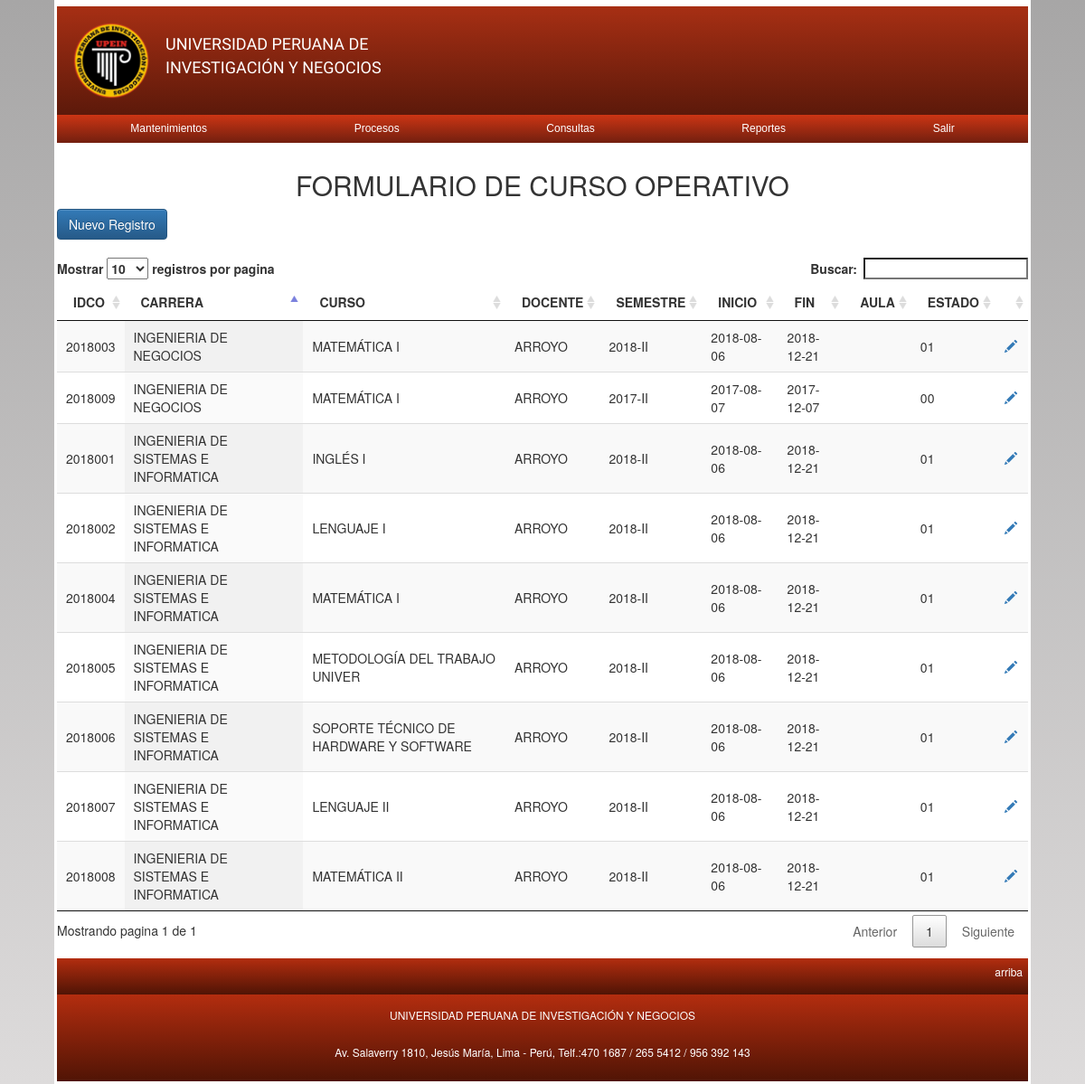
Page /proceso/academico/p_a_cursoo.php (signed in) on the earlier database version.
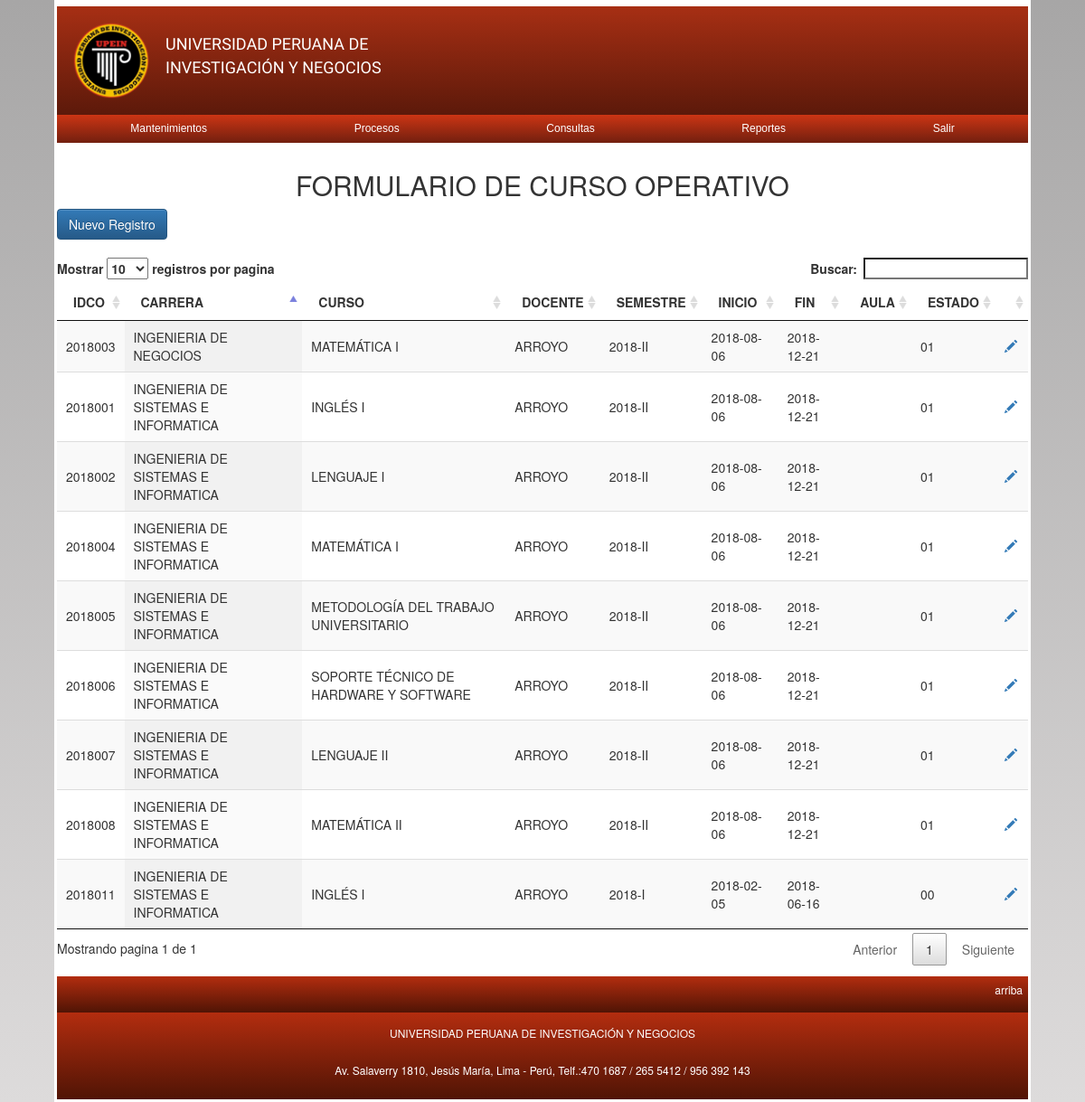
Same page on the later database version.
### tables this page shows
CREATE TABLE `tbl_curso_operativo` (
  `IDCO` char(7) NOT NULL DEFAULT '',
  `IDCursos` varchar(8) DEFAULT NULL,
  `IDDocente` varchar(10) DEFAULT NULL,
  `IDSemestre` int(11) DEFAULT NULL,
  `IDAula` int(11) NOT NULL,
  `F_exParcial` datetime DEFAULT NULL,
  `F_exFinal` datetime DEFAULT NULL,
  `F_exSusti` datetime DEFAULT NULL,
  `Estado` char(2) DEFAULT NULL
);

CREATE TABLE `tbl_carrera` (
  `IDCarrera` varchar(4) NOT NULL DEFAULT '',
  `Descripcion` varchar(60) DEFAULT NULL,
  `Duracion` int(11) DEFAULT NULL,
  `Cant_creditos` int(11) DEFAULT NULL,
  `Pension` double DEFAULT NULL,
  `Nro_pensiones` int(11) DEFAULT NULL,
  `Costo_matricula` double DEFAULT NULL,
  `Estado` char(2) DEFAULT NULL,
  `IDFacultad` int(11) DEFAULT NULL
);

CREATE TABLE `tbl_cursos` (
  `Año` int(11) NOT NULL,
  `Semestre` varchar(2) NOT NULL,
  `IDCursos` varchar(8) NOT NULL DEFAULT '',
  `Descripcion` varchar(100) DEFAULT NULL,
  `IDCarrera` varchar(4) NOT NULL,
  `Tipo_Curso` varchar(1) DEFAULT NULL,
  `IDCiclo` int(11) DEFAULT NULL,
  `IDPrerequisito` varchar(8) NOT NULL,
  `Creditos` int(11) DEFAULT NULL,
  `Rcreditos` int(11) DEFAULT NULL,
  `HorasTeoricas` int(5) DEFAULT NULL,
  `HorasPractica` int(5) DEFAULT NULL,
  `Tipo` char(1) DEFAULT NULL,
  `IDTA` int(11) NOT NULL,
  `Estado` char(2) DEFAULT NULL
);

CREATE TABLE `tbl_docente` (
  `IDDocente` varchar(10) NOT NULL DEFAULT '',
  `Tipo_doc` varchar(30) DEFAULT NULL,
  `N_documento` varchar(20) DEFAULT NULL,
  `Nombres` varchar(30) DEFAULT NULL,
  `Apellidos` varchar(60) DEFAULT NULL,
  `Fecha_nac` date DEFAULT NULL,
  `Direccion` varchar(60) DEFAULT NULL,
  `Cod_Dist` varchar(10) NOT NULL,
  `Telf_fijo` varchar(15) NOT NULL,
  `Telf_celular` varchar(15) NOT NULL,
  `Email` varchar(50) NOT NULL,
  `Categoria` varchar(100) NOT NULL,
  `Regi_dedicacion` varchar(10) NOT NULL,
  `Tiem_labores` int(11) NOT NULL,
  `Estado` varchar(10) DEFAULT NULL
);

CREATE TABLE `tbl_semestre` (
  `IDSemestre` int(11) NOT NULL,
  `Descripcion` varchar(10) DEFAULT NULL,
  `Nro_pagos` int(11) DEFAULT NULL,
  `Fecha_Inicio` date DEFAULT NULL,
  `Fecha_Fin` date DEFAULT NULL,
  `Detalle` varchar(40) DEFAULT NULL,
  `nro_notas` tinyint(4) DEFAULT NULL,
  `Estado` varchar(2) DEFAULT NULL
);

### proceso/academico/p_a_cursoo.php (the view, shortened to what this page needs)
<?php
	require '../../conexion.php';
	$sql = "SELECT co.IDCO AS id, c.Descripcion AS curso, d.Apellidos AS profe, s.Descripcion AS semestre,s.Fecha_Inicio AS inicio,s.Fecha_Fin AS fin, a.Descripcion AS aula, co.Estado AS estado,ca.Descripcion AS carrera";
    $sql.=" FROM (((((tbl_curso_operativo AS co INNER JOIN tbl_cursos AS c ON co.IDCursos=c.IDCursos) INNER JOIN tbl_docente AS d ON co.IDDocente=d.IDDocente) INNER JOIN tbl_semestre AS s ON co.IDSemestre=s.IDSemestre) LEFT JOIN tbl_aula AS a ON co.IDAula=a.IDAula) INNER JOIN tbl_carrera AS ca ON c.IDCarrera=ca.IDCarrera)";
	$resultado = $mysqli->query($sql);
?>
<!DOCTYPE html>
<html lang="es">
<head>
    <link href="../../css/bootstrap.min.css" rel="stylesheet">
	<link href="../../css/bootstrap-theme.css" rel="stylesheet">
	<link href="../../css/jquery.dataTables.min.css" rel="stylesheet">
	<link rel="stylesheet" href="../../css/estilos.css">
</head>
<body>
	<div class="contenedor">
        <?php include '../../nav.php';?>
		<div class="container">
				<div class="row">
					<h2 style="text-align:center">FORMULARIO DE CURSO OPERATIVO</h2>
				</div>
                <div class="row">
					<a href="p_a_co_nuevo.php" class="btn btn-primary">Nuevo Registro</a>
				</div>
				<br>
				<div class="row table-responsive">
					<table class="display" id="mitabla">
						<thead>
							<tr>
								<th>IDCO</th>
								<th>CARRERA</th>
								<th>CURSO</th>
                                <th>DOCENTE</th>
                                <th>SEMESTRE</th>
								<th>INICIO</th>
								<th>FIN</th>
                                <th>AULA</th>
								<th>ESTADO</th>
                                <th></th>
							</tr>
						</thead>
						<tbody>
							<?php while($row = $resultado->fetch_array(MYSQLI_ASSOC)) { ?>
								<tr>
									<td><?php echo $row['id'];?></td>
									<td><?php echo $row['carrera'];?></td>
									<td><?php echo $row['curso'];?></td>
									<td><?php echo $row['profe'];?></td>
                                    <td><?php echo $row['semestre'];?></td>
									<td><?php echo $row['inicio'];?></td>
									<td><?php echo $row['fin'];?></td>
                                    <td><?php echo $row['aula'];?></td>
                                    <td><?php echo $row['estado'];?></td>
									<td><a href="#"><span class="glyphicon glyphicon-pencil"></span></a></td>
								</tr>
							<?php } ?>
						</tbody>
					</table>
				</div>
			</div>
		<footer>
			<div class="arriba"><a href="#header">arriba</a></div>
			<div class="p_footer">
				<p>UNIVERSIDAD PERUANA DE INVESTIGACIÓN Y NEGOCIOS</p>
				<p>Av. Salaverry 1810, Jesús María, Lima - Perú, Telf.:470 1687 / 265 5412 / 956 392 143</p>
			</div>
		</footer>
	</div>
</body>
</html>

### nav.php (shortened to what this page needs)
<header id="header">
	<div class="banner">
        <a href="../../welcome.php">
            <img class="l_upein" src="../../img/logo_upein.png" alt="Logo_upein">
        </a>
		<div class="p_p">
			<p class="p_upein">
                <a href="../../welcome.php" style="text-decoration:none;color:white;">
                    UNIVERSIDAD PERUANA DE</br>INVESTIGACIÓN Y NEGOCIOS
                </a>
            </p>
		</div>
	</div>
</header>
<nav>
	<ul>
		<li><a href="#">Mantenimientos</a>
		</li>
		<li><a href="#">Procesos</a>
			</li>
			<li><a href="#">Consultas</a>
			</li>
			<li><a href="#">Reportes</a>
			</li>
		<li><a href="../../logout.php">Salir</a></li>
	</ul>
</nav>

### css/estilos.css (style rules this page uses)
* { padding: 0px; margin: 0px; }
.l_upein { width: 8vw; height: 8vw; margin: 1vw; }
footer div { background: linear-gradient(rgb(179, 45, 15),rgb(80, 20, 5)); font-size: 1vw; color: white; }
.arriba { height: 5vh; display: flex; flex-direction: row-reverse; }
.arriba a { padding:.5vw; text-decoration: none; color:white; }
.p_footer { display: flex; height: 8vw; text-align: center; flex-direction: column; justify-content: space-evenly; }
.banner { background: linear-gradient(rgb(167, 47, 20),rgb(92, 25, 10)); display: flex; flex-direction: row; margin-top:.3vw; }
.p_p { display:flex; flex-direction: column; justify-content: center; }
.p_upein { font-family: 'Alfa Slab One', cursive; font-family: 'Ultra', serif; color: white; font-size: 1.5vw; }
.contenedor { padding: 0; width: 90vw; margin: auto; border: .3vw white solid; background: white; }
.container { background-color: white; width: 100%; margin-bottom:1vw; }
body { background: linear-gradient(#A7A6A6,#DDDBDB); }
ul { z-index: 999999999; background: linear-gradient(rgb(204, 53, 20),rgb(114, 31, 15)); display: flex; justify-content: space-around; list-style: none; font-size: 1vw; font-family: Arial, Helvetica, sans-serif; }
ul li a { text-decoration: none; color:#fff; display: block; padding: .6vw; }

Differences in the rows shown:
removed tbl_curso_operativo: IDCO "2018009", tbl_carrera.Descripcion "INGENIERIA DE NEGOCIOS", IDCursos.Descripcion "MATEMÁTICA I", IDDocente.Apellidos "ARROYO", IDSemestre.Descripcion "2017-II", IDSemestre.Fecha_Inicio "2017-08-07", IDSemestre.Fecha_Fin "2017-12-07", Estado "00"
changed through a linked row, tbl_curso_operativo id 2018005: IDCursos.Descripcion "METODOLOGÍA DEL TRABAJO UNIVER" → "METODOLOGÍA DEL TRABAJO UNIVERSITARIO"
added tbl_curso_operativo: IDCO "2018011", tbl_carrera.Descripcion "INGENIERIA DE SISTEMAS E INFORMATICA", IDCursos.Descripcion "INGLÉS I", IDDocente.Apellidos "ARROYO", IDSemestre.Descripcion "2018-I", IDSemestre.Fecha_Inicio "2018-02-05", IDSemestre.Fecha_Fin "2018-06-16", Estado "00"
